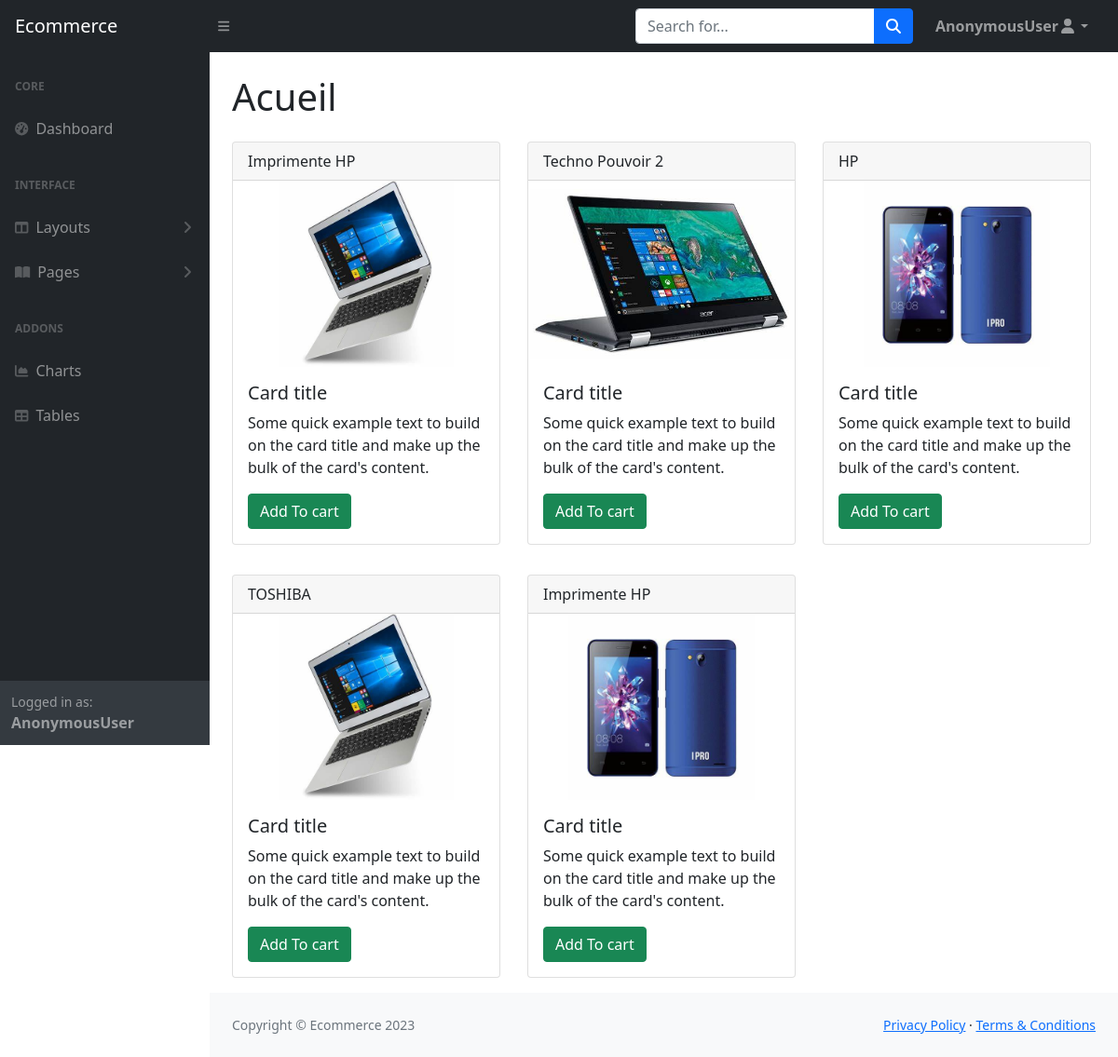
The page / on the database its author committed.
### ecommerce/models.py (models this page shows, shortened)
class Product(models.Model):
    libelle = models.CharField(max_length=50)
    quantite = models.IntegerField()
    prixunitaire = models.FloatField()
    datefabrication = models.DateTimeField(auto_now_add=True)
    dateexpiration = models.DateTimeField()
    image = models.ImageField(upload_to="photo_products/",blank=True, null=True)
    category = models.ForeignKey(Category, blank=True, null=True, on_delete=models.CASCADE)

### ecommerce/views.py (the view)
# urls.py: path('', index, name='index'),
def index(request):
    products = Product.objects.all().order_by('-id')
    context = {'products': products}
    return render(request, 'index.html', context)

### ecommerce/templates/index.html (shortened to what this page needs)
{% extends 'layout/base.html' %}
{% block pageTitle %}
    Acueil
{% endblock pageTitle %}
{% block body %}
    <div class="row">
        {% for product in products %}
        <div class="col-md-4">
            <div class="card my-3" style="width: 18rem;">
                <div class="card-header">{{product.libelle}}</div>
                {% if product.image %}
                <img src="{{product.image.url}}" class="card-img-top">
                {% else %}
                <img src=".." class="card-img-top">
                {% endif %}
                <div class="card-body">
                  <h5 class="card-title">Card title</h5>
                  <p class="card-text">Some quick example text to build on the card title and make up the bulk of the card's content.</p>
                  <a href="#" class="btn btn-success">Add To cart</a>
                </div>
              </div>
        </div>
        {% endfor %}
    </div>
{% endblock body %}

### templates/layout/base.html (shortened to what this page needs)
{% load static %}
<!DOCTYPE html>
<html lang="en">
    <head>
        <link href="https://cdn.jsdelivr.net/npm/simple-datatables@latest/dist/style.css" rel="stylesheet" />
        <link href="{% static 'css/styles.css' %}" rel="stylesheet" />
    </head>
    <body class="sb-nav-fixed">
        <nav class="sb-topnav navbar navbar-expand navbar-dark bg-dark">
            <a class="navbar-brand ps-3" href="index.html">Ecommerce</a>
            <button class="btn btn-link btn-sm order-1 order-lg-0 me-4 me-lg-0" id="sidebarToggle" href="#!"><i class="fas fa-bars"></i></button>
            <form class="d-none d-md-inline-block form-inline ms-auto me-0 me-md-3 my-2 my-md-0" action="{% url "search_category" %}" method="GET">
                <div class="input-group">
                    <input class="form-control" name="search" type="search" placeholder="Search for..." aria-label="Search for..." aria-describedby="btnNavbarSearch" />
                    <button class="btn btn-primary" id="btnNavbarSearch" type="submit"><i class="fas fa-search"></i></button>
                </div>
            </form>
            <ul class="navbar-nav ms-auto ms-md-0 me-3 me-lg-4">
                <li class="nav-item dropdown">
                    <a class="nav-link dropdown-toggle" id="navbarDropdown" href="#" role="button" data-bs-toggle="dropdown" aria-expanded="false"><strong>{{request.user}}</strong><i class="fas fa-user fa-fw"></i></a>
                </li>
            </ul>
        </nav>
        <div id="layoutSidenav">
            {% include "./partials/sidebar.html" %}
            <div id="layoutSidenav_content">
                <main>
                    <div class="container-fluid px-4">
                        <h1 class="mt-4"> {% block pageTitle %}{% endblock pageTitle %}</h1>
                        {% block body %}{% endblock body %}
                    </div>
                </main>
                {% include "./partials/footer.html" %}
            </div>
        </div>
    </body>
</html>

### templates/layout/partials/sidebar.html (shortened to what this page needs)
<div id="layoutSidenav_nav">
    <nav class="sb-sidenav accordion sb-sidenav-dark" id="sidenavAccordion">
        <div class="sb-sidenav-menu">
            <div class="nav">
                <div class="sb-sidenav-menu-heading">Core</div>
                <a class="nav-link" href="index.html">
                    <div class="sb-nav-link-icon"><i class="fas fa-tachometer-alt"></i></div>
                    Dashboard
                </a>
                <div class="sb-sidenav-menu-heading">Interface</div>
                <a class="nav-link collapsed" href="#" data-bs-toggle="collapse" data-bs-target="#collapseLayouts" aria-expanded="false" aria-controls="collapseLayouts">
                    <div class="sb-nav-link-icon"><i class="fas fa-columns"></i></div>
                    Layouts
                    <div class="sb-sidenav-collapse-arrow"><i class="fas fa-angle-down"></i></div>
                </a>
                <a class="nav-link collapsed" href="#" data-bs-toggle="collapse" data-bs-target="#collapsePages" aria-expanded="false" aria-controls="collapsePages">
                    <div class="sb-nav-link-icon"><i class="fas fa-book-open"></i></div>
                    Pages
                    <div class="sb-sidenav-collapse-arrow"><i class="fas fa-angle-down"></i></div>
                </a>
                <div class="sb-sidenav-menu-heading">Addons</div>
                <a class="nav-link" href="charts.html">
                    <div class="sb-nav-link-icon"><i class="fas fa-chart-area"></i></div>
                    Charts
                </a>
                <a class="nav-link" href="tables.html">
                    <div class="sb-nav-link-icon"><i class="fas fa-table"></i></div>
                    Tables
                </a>
            </div>
        </div>
        <div class="sb-sidenav-footer">
            <div class="small">Logged in as:</div>
            <strong>{{request.user}}</strong>
        </div>
    </nav>
</div>

### templates/layout/partials/footer.html
<footer class="py-4 bg-light mt-auto">
    <div class="container-fluid px-4">
        <div class="d-flex align-items-center justify-content-between small">
            <div class="text-muted">Copyright &copy; Ecommerce {% now "Y" %}</div>
            <div>
                <a href="#">Privacy Policy</a>
                &middot;
                <a href="#">Terms &amp; Conditions</a>
            </div>
        </div>
    </div>
</footer>

### ecommerce/templates/index.html (style rules this page uses)
.card-img-top { width:100%; height:200px; object-fit: contain; }

### rows shown on the page
Product: libelle "Imprimente HP", image (picture)
Product: libelle "Techno Pouvoir 2", image (picture)
Product: libelle "HP", image (picture)
Product: libelle "TOSHIBA", image (picture)
Product: libelle "Imprimente HP", image (picture)

### other values the page prints
{{ request.user }} "AnonymousUser"
